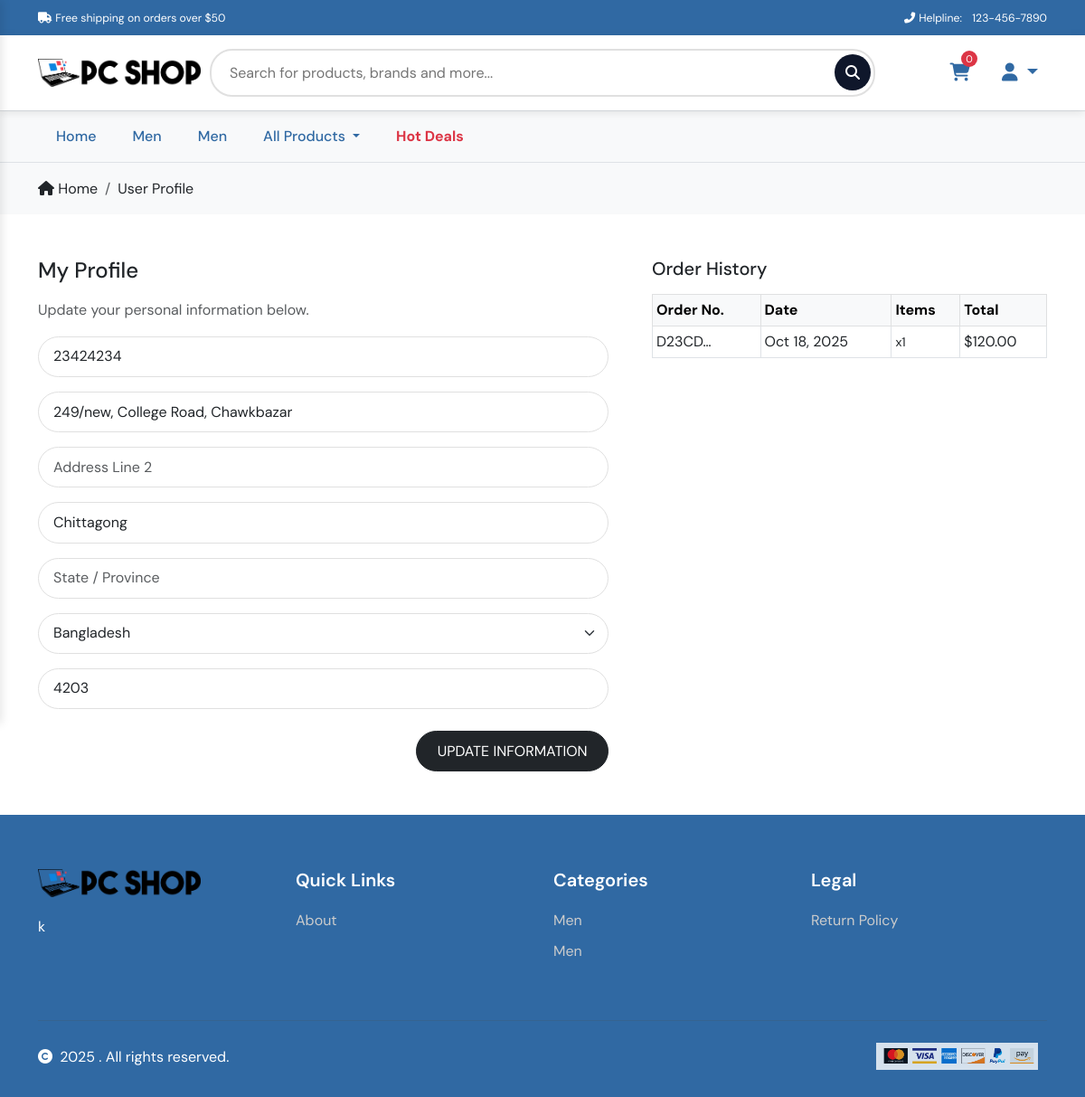
/accounts/profile/ (signed in), run on an earlier commit of the app's database.
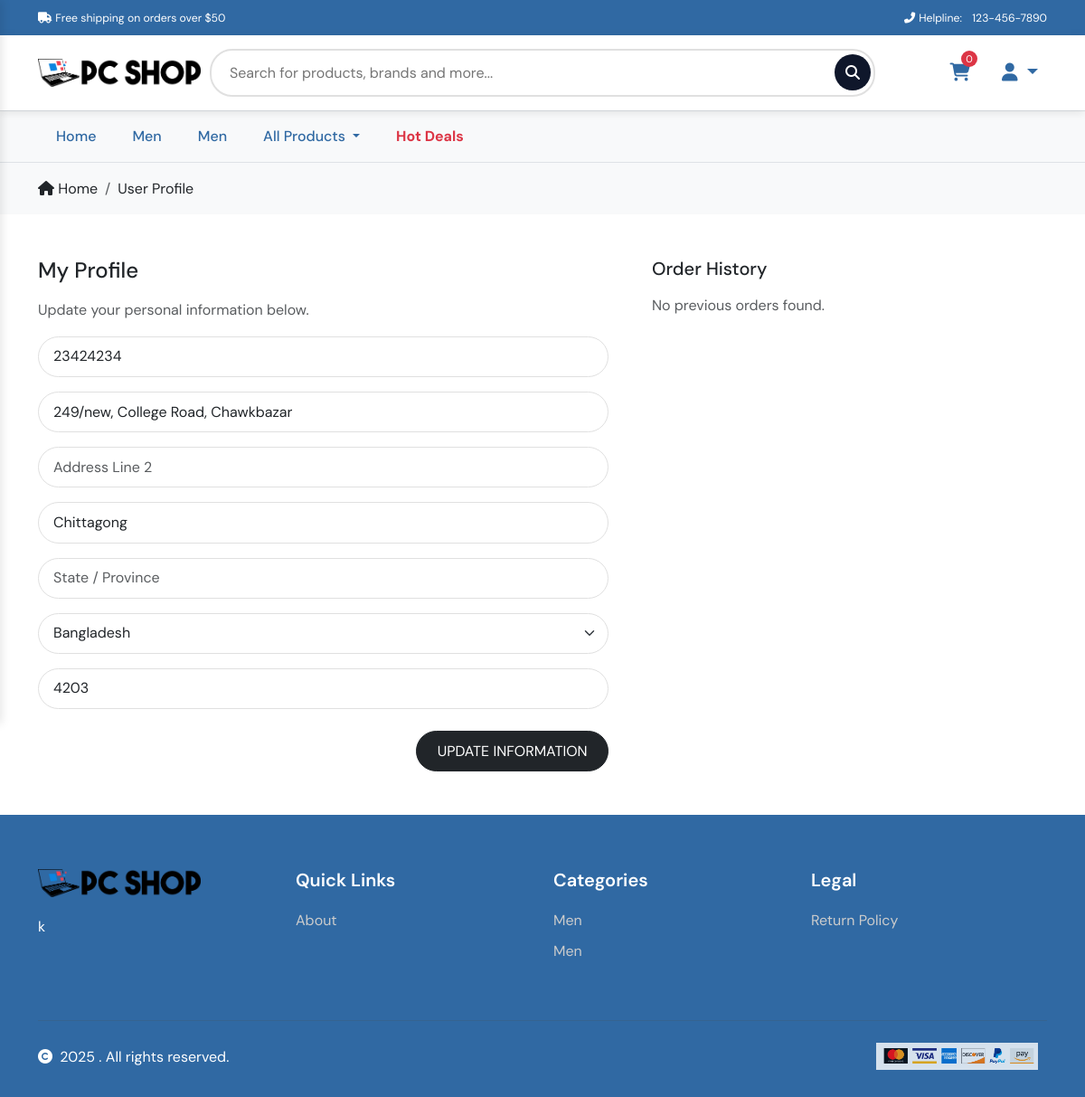
And on a later commit of the database.
### product/models.py (models this page shows, shortened)
class Category(models.Model):
    category = models.CharField(max_length=100, default='Men')
    category_slug = models.SlugField(max_length=100, unique=True, blank=True)
    category_image = models.ImageField(upload_to='category_images/', null=True, blank=True)
    is_active = models.BooleanField(default=True)
    parent_category = models.ForeignKey(
        'self',
        on_delete=models.CASCADE,
        null=True,
        blank=True,
        related_name='subcategories'
    )

### checkout/models.py (models this page shows, shortened)
class Order(models.Model):
    order_number = models.CharField(max_length=32, null=False, editable=False)
    user_profile = models.ForeignKey(UserProfile, on_delete=models.SET_NULL,
                                     null=True, blank=True, related_name='orders')
    full_name = models.CharField(max_length=50, null=False, blank=False)
    email = models.EmailField(max_length=254, null=False, blank=False)
    phone_number = models.CharField(max_length=20, null=False, blank=False)
    country = CountryField(blank_label='Country *', null=False, blank=False)
    postcode = models.CharField(max_length=20, null=True, blank=True)
    town_or_city = models.CharField(max_length=40, null=False, blank=False)
    street_address1 = models.CharField(max_length=80, null=False, blank=False)
    street_address2 = models.CharField(max_length=80, null=True, blank=True)
    county = models.CharField(max_length=80, null=True, blank=True)
    date = models.DateTimeField(auto_now_add=True)
    delivery_cost = models.DecimalField(max_digits=6, decimal_places=2, null=False, default=0)
    order_total = models.DecimalField(max_digits=10, decimal_places=2, null=False, default=0)
    grand_total = models.DecimalField(max_digits=10, decimal_places=2, null=False, default=0)
    original_bag = models.TextField(null=False, blank=False, default='')
    stripe_pid = models.CharField(max_length=254, null=False, blank=False, default='')

class OrderLineItem(models.Model):
    order = models.ForeignKey(Order, null=False, blank=False, on_delete=models.CASCADE, related_name='lineitems')
    product = models.ForeignKey(Product, null=False, blank=False, on_delete=models.CASCADE)
    product_variation = models.CharField(max_length=2, null=True, blank=True)
    quantity = models.IntegerField(null=False, blank=False, default=1)
    lineitem_total = models.DecimalField(max_digits=6, decimal_places=2, null=False, blank=False, editable=False)

### businessprofile/models.py (models this page shows, shortened)
class QuickLink(models.Model):
    title = models.CharField(max_length=200, default='')
    slug = models.SlugField(max_length=200, unique=True, null=True, blank=True, default='')
    description = HTMLField(blank=True, null=True)
    meta_keywords = models.TextField(blank=True, null=True)
    meta_description = models.TextField(blank=True, null=True)
    is_active = models.BooleanField(default=True)

class LegalLink(models.Model):
    title = models.CharField(max_length=200, default='')
    slug = models.SlugField(max_length=200, unique=True, null=True, blank=True, default='')
    description = HTMLField(blank=True, null=True)
    meta_keywords = models.TextField(blank=True, null=True)
    meta_description = models.TextField(blank=True, null=True)
    is_active = models.BooleanField(default=True)

### profiles/views.py (the view)
# urls.py: path('accounts/profile/', include('profiles.urls')),
@login_required
def profile(request):
    setting = WebsiteSetting.objects.first()
    menuCategories = Category.objects.filter(
        is_active=True,
        parent_category__isnull=True
    ).prefetch_related("subcategories")
    profile, created = UserProfile.objects.get_or_create(user=request.user)
    if request.method == 'POST':
        form = UserProfileForm(request.POST, instance=profile)
        if form.is_valid():
            form.save()
            messages.success(request, "Your profile has been updated successfully.")
            return redirect('profile')
        else:
            messages.error(request, "Please correct the errors below.")
    else:
        form = UserProfileForm(instance=profile)
    orders = Order.objects.filter(email=request.user.email).order_by('-date')
    context = {
        'setting': setting,
        'menuCategories': menuCategories,
        'form': form,
        'orders': orders,
    }
    return render(request, "profiles/profile.html", context)

### profiles/forms.py
class UserProfileForm(forms.ModelForm):
    class Meta:
        model = UserProfile
        exclude = ('user',)
    def __init__(self, *args, **kwargs):
        super().__init__(*args, **kwargs)
        placeholders = {
            'phone': 'Phone Number',
            'address_line1': 'Address Line 1',
            'address_line2': 'Address Line 2',
            'city': 'City',
            'state': 'State / Province',
            'postal_code': 'Postal Code',
            'country': 'Country',
        }
        self.fields['phone'].widget.attrs['autofocus'] = True
        for field_name, field in self.fields.items():
            placeholder = placeholders.get(field_name, '')
            if field.required:
                placeholder += ' *'
            field.widget.attrs['placeholder'] = placeholder
            field.widget.attrs['class'] = 'border-black rounded-0 profile-form-input'
            field.label = False

### businessprofile/context_processors.py (called while the page is built)
def website_settings(request):
    setting = WebsiteSetting.objects.first()
    return {'setting': setting}

def footer_quick_links(request):
    quick_links = QuickLink.objects.filter(is_active=True)
    return {'footerQuickLinks': quick_links}

### profiles/templates/profiles/profile.html (shortened to what this page needs)
{% extends 'frontend/layouts/base.html' %}
{% load static %}
{% load crispy_forms_tags %}
{% block extra_css %}
    <link rel="stylesheet" href="{% static 'assets/css/profile.css' %}">
{% endblock %}
{% block content %}
<section class="breadcrumb-section border-top py-3 bg-light">
    <div class="container">
        <nav aria-label="breadcrumb">
            <ol class="breadcrumb mb-0">
                <li class="breadcrumb-item">
                    <a href="{% url 'home' %}" class="text-decoration-none text-dark">
                        <i class="fas fa-home"></i> Home
                    </a>
                </li>
                <li class="breadcrumb-item active text-dark" aria-current="page">User Profile</li>
            </ol>
        </nav>
    </div>
</section>
<section class="profile-section py-5">
    <div class="container">
        <div class="row g-5">
            <div class="col-lg-7">
                <h4 class="mb-3">My Profile</h4>
                <p class="text-muted">Update your personal information below.</p>
                <form method="POST" action="{% url 'profile' %}" id="profile-update-form" class="mt-3">
                    {{ form|crispy }}
                    <button type="submit" class="btn btn-dark rounded-0 text-uppercase float-end mt-2">
                        Update Information
                    </button>
                </form>
            </div>
            <div class="col-lg-5">
                <h5 class="mb-3">Order History</h5>
                {% if orders %}
                    <div class="table-responsive">
                        <table class="table table-sm table-bordered align-middle">
                            <thead class="table-light">
                                <tr>
                                    <th>Order No.</th>
                                    <th>Date</th>
                                    <th>Items</th>
                                    <th>Total</th>
                                </tr>
                            </thead>
                            <tbody>
                                {% for order in orders %}
                                    <tr>
                                        <td>
                                            <a href="{% url 'order_history' order.order_number %}"
                                               title="{{ order.order_number }}"
                                               class="text-decoration-none text-dark">
                                                {{ order.order_number|truncatechars:6 }}
                                            </a>
                                        </td>
                                        <td>{{ order.date|date:"M d, Y" }}</td>
                                        <td>
                                            <ul class="list-unstyled mb-0">
                                                {% for item in order.lineitems.all %}
                                                    <li class="small">
                                                        {{ item.product.name }} x{{ item.quantity }}
                                                    </li>
                                                {% endfor %}
                                            </ul>
                                        </td>
                                        <td>${{ order.grand_total }}</td>
                                    </tr>
                                {% endfor %}
                            </tbody>
                        </table>
                    </div>
                {% else %}
                    <p class="text-muted">No previous orders found.</p>
                {% endif %}
            </div>
        </div>
    </div>
</section>
{% endblock %}

### templates/frontend/includes/menu.html (shortened to what this page needs)
<nav class="menu-nav d-none d-lg-block">
    <div class="container">
        <div class="d-flex">
            <ul class="nav">
                <li class="nav-item">
                    <a class="nav-link" href="{% url 'home' %}">Home</a>
                </li>
                {% for cat in menuCategories %}
                    {% if cat.subcategories.all %}
                        {% if cat.subcategories.all|length > 0 %}
                            <li class="nav-item dropdown">
                                <a class="nav-link dropdown-toggle" href="{% url 'category' cat.category_slug %}" data-bs-toggle="dropdown">
                                    {{ cat.category }}
                                </a>
                                <ul class="dropdown-menu">
                                    {% for sub in cat.subcategories.all %}
                                        <li>
                                            <a class="dropdown-item" href="{% url 'category' sub.category_slug %}">
                                                {{ sub.category }}
                                            </a>
                                        </li>
                                    {% endfor %}
                                    <li>
                                        <a class="dropdown-item" href="{% url 'category' cat.category_slug %}?show_all=true">
                                            All Products
                                        </a>
                                    </li>
                                </ul>
                            </li>
                        {% else %}
                            <li class="nav-item">
                                <a class="nav-link" href="{% url 'category' cat.category_slug %}">
                                    {{ cat.category }}
                                </a>
                            </li>
                        {% endif %}
                    {% else %}
                        <li class="nav-item">
                            <a class="nav-link" href="{% url 'category' cat.category_slug %}">
                                {{ cat.category }}
                            </a>
                        </li>
                    {% endif %}
                {% endfor %}
                 <li class="nav-item dropdown">
                    <a class="nav-link dropdown-toggle" href="#" data-bs-toggle="dropdown">
                        All Products
                    </a>
                </li>
                <li class="nav-item">
                    <a class="nav-link text-danger fw-bold" href="#">Hot Deals</a>
                </li>
            </ul>
        </div>
    </div>
</nav>

### templates/frontend/includes/footer.html
{% load static %}
<footer class="footer">
    <div class="container">
        <div class="row">
            <div class="col-lg-3 col-md-6 mb-4">
                <h5>
                    {% if setting.website_logo %}
                    <a href="/">
                        <img src="{{ setting.website_logo.url }}" alt="{{ setting.website_name }}" class="logo"
                            style="width:180px; height: auto;">
                    </a>
                    {% else %}
                    <a href="/" class="logo">{{ setting.website_name }}</a>
                    {% endif %}
                </h5>
                <p class="mb-4">{{ setting.website_description }}</p>
            </div>
            <div class="col-lg-3 col-md-6 mb-4">
                <h5>Quick Links</h5>
                <ul class="footer-links">
                    {% for link in footerQuickLinks %}
                    <li>
                        <a href="{% url 'quick_link_detail' link.slug %}">
                            {{ link.title }}
                        </a>
                    </li>
                    {% empty %}
                    <li>No links available</li>
                    {% endfor %}
                </ul>
            </div>
            <div class="col-lg-3 col-md-6 mb-4">
                <h5>Categories</h5>
                <ul class="footer-links">
                    {% for category in footerCategories %}
                    <li>
                        <a href="{% url 'category' category.category_slug %}">
                            {{ category.category }}
                        </a>
                    </li>
                    {% endfor %}
                </ul>
            </div>
            <div class="col-lg-3 col-md-6 mb-4">
                <h5>Legal</h5>
                <ul class="footer-links">
                    {% for link in footerLegalLinks %}
                    <li>
                        <a href="{% url 'legal_link_detail' link.slug %}">
                            {{ link.title }}
                        </a>
                    </li>
                    {% empty %}
                    <li>No links available</li>
                    {% endfor %}
                </ul>
            </div>
        </div>
        <hr class="my-4" style="border-color: #495057;">
        <div class="row align-items-center">
            <div class="col-md-6 mb-3 mb-md-0">
                <p class="mb-0">
                    <i class="fas fa-copyright me-1"></i>
                    {% now "Y" %} {{ website_setting.website_name }}. All rights reserved.
                </p>
            </div>
            <div class="col-md-6 text-md-end">
                <div class="payment-methods">
                    <img src="{% static 'assets/images/payment.png' %}" alt="Payment Methods">
                </div>
            </div>
        </div>
    </div>
</footer>

What changed in the data, as far as the page shows it:
removed Order: order_number "D23CD…", date "Oct 18, 2025", grand_total "120.00"
removed OrderLineItem: quantity "1"
Also different on the page:
text no longer shown: "Order No. Date Items Total"
text now shown: "No previous orders found."
